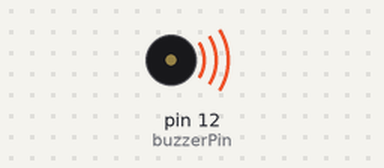
Bench run of a sketch on a simulated Arduino Uno, built with avr-gcc and run on an emulated ATmega328P. On the bench: buzzer (waves = sounding, pin HIGH).

Above: at 0.2 s.
Timing chart, 0 to 3.0 s (numbered marks = the images above):
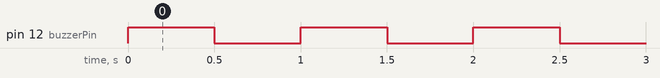

The sketch:

Lesson_6_Active_Buzzer.ino
```cpp
int buzzerPin = 12;


void setup() {
  // put your setup code here, to run once:
  pinMode(buzzerPin, OUTPUT);
}

void loop() {
  // put your main code here, to run repeatedly:
  digitalWrite(buzzerPin, HIGH);
  delay(500);
  digitalWrite(buzzerPin, LOW);
  delay(500);
}
```

Measured:
- by itself, pin 12 (buzzerPin): alternates HIGH for 0.50 s and LOW for 0.50 s
